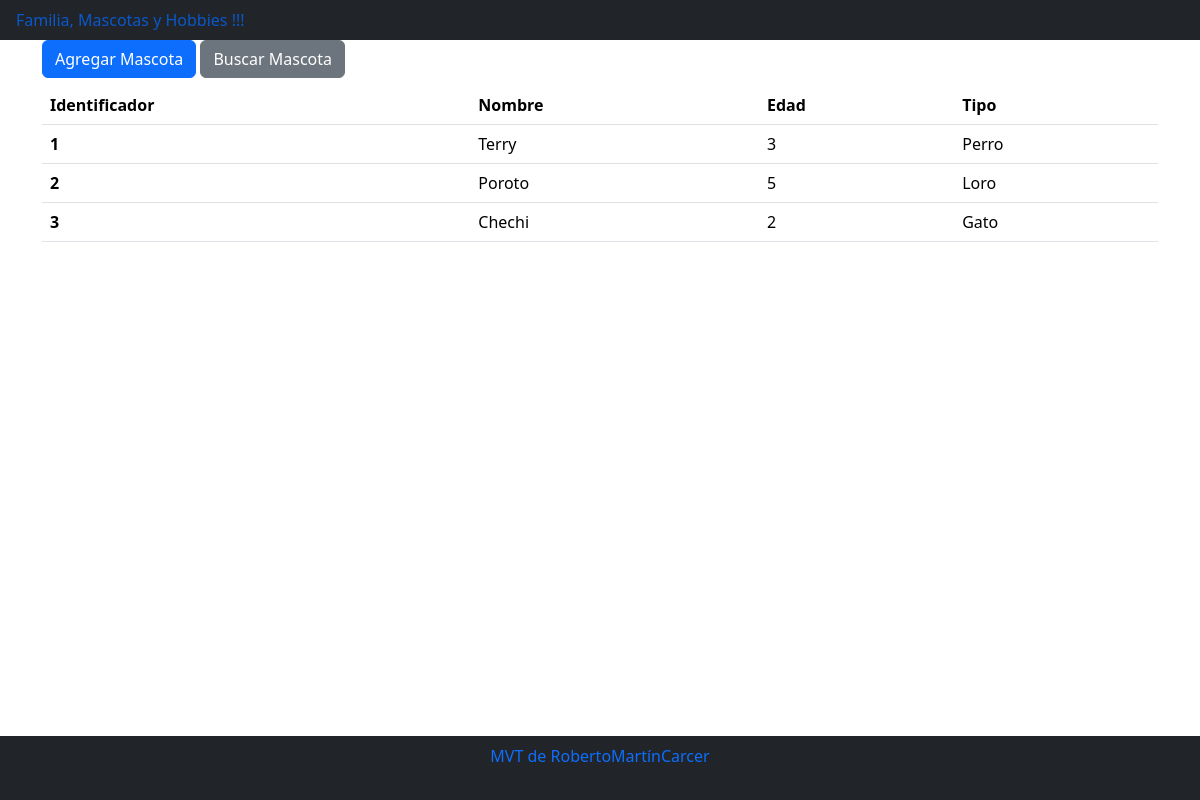
Page /vermascota/ on the earlier database version.
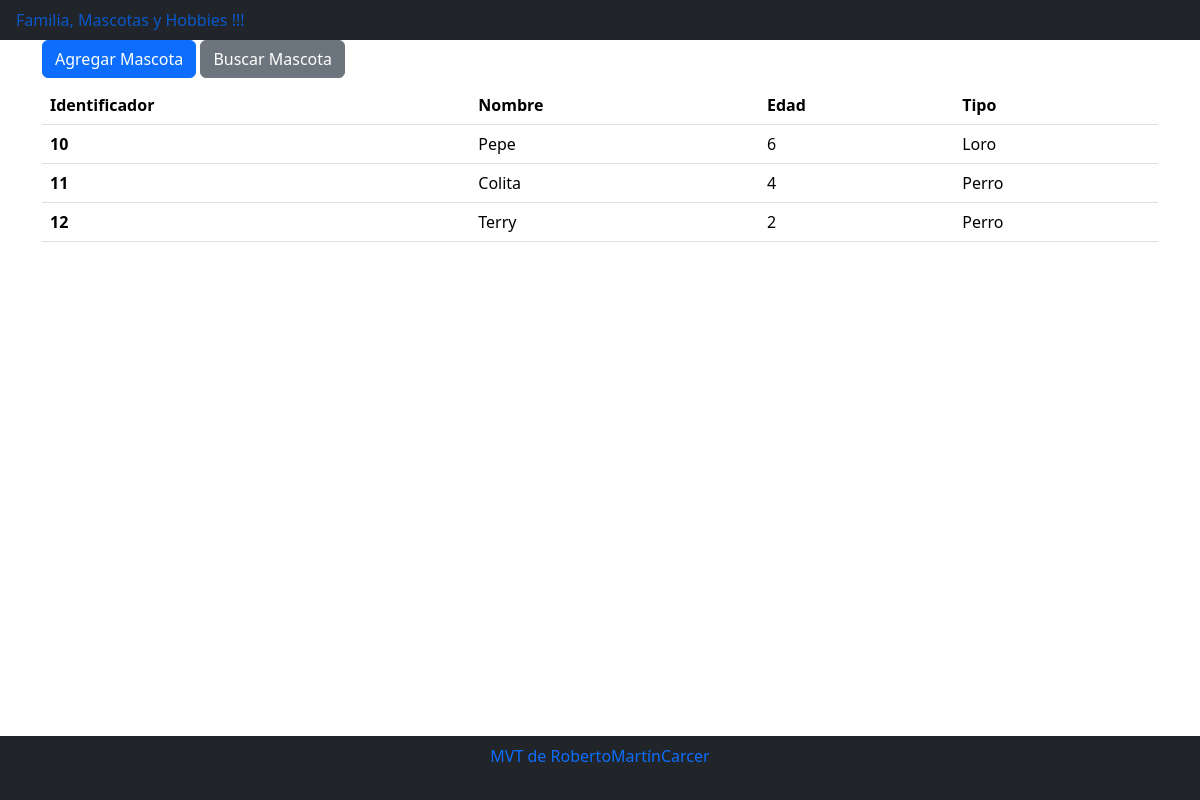
Same page on the later database version.
### familia/models.py (models this page shows)
class Mascota(models.Model):
    nombre = models.CharField(max_length=50)
    edad = models.IntegerField()
    tipo = models.CharField(max_length=50)

### familia/views.py (the view)
# urls.py: path('vermascota/', views.vermascota, name='vermascota'),
def vermascota(request):
    mascotas = Mascota.objects.all()
    context = {"app": "Mascotas", "mascotas": mascotas}
    return render(request, 'familia/template_mascota.html', context)

### familia/templates/familia/template_mascota.html (shortened to what this page needs)
{% extends "familia/base.html" %}
{% load bootstrap5 %}
{% block cuerpo %}
<div class="container">
  <div class="row">
    <div class="col">
      {% url 'cargar_mascota' as agregar_url %}
      {% bootstrap_button "Agregar Mascota" button_class="btn-primary" button_type="link" href=agregar_url %}
      {% url 'buscar_mascota' as buscar_mascota_url %}
      {% bootstrap_button "Buscar Mascota" button_class="btn-secondary" button_type="link" href=buscar_mascota_url %}
      <div>
  <div>
  <div class="row">
    <div class="col">
        {% if mascotas %}
        <table class="table">
            <thead>
                <th scope="col">Identificador</th>
                <th scope="col">Nombre</th>
                <th scope="col">Edad</th>
                <th scope="col">Tipo</th>
            </thead>
            {% for m in mascotas %}
            <tbody>
                <tr>
                    <th scope="row">{{m.id}} </th>
                    <td> {{m.nombre}} </td>
                    <td> {{m.edad}} </td>
                    <td> {{m.tipo}} </td>
                </tr>
            </tbody>
            {% endfor %}
        </table>
        {% else %}
            <p>-- No hay Mascotas --</p>
        {% endif %}
    </div>
  </div>
</div>
{% endblock %}

Differences in the rows shown:
removed Mascota: id "1", nombre "Terry", edad "3", tipo "Perro"
removed Mascota: id "2", nombre "Poroto", edad "5", tipo "Loro"
removed Mascota: id "3", nombre "Chechi", edad "2", tipo "Gato"
added Mascota: id "10", nombre "Pepe", edad "6", tipo "Loro"
added Mascota: id "11", nombre "Colita", edad "4", tipo "Perro"
added Mascota: id "12", nombre "Terry", edad "2", tipo "Perro"
